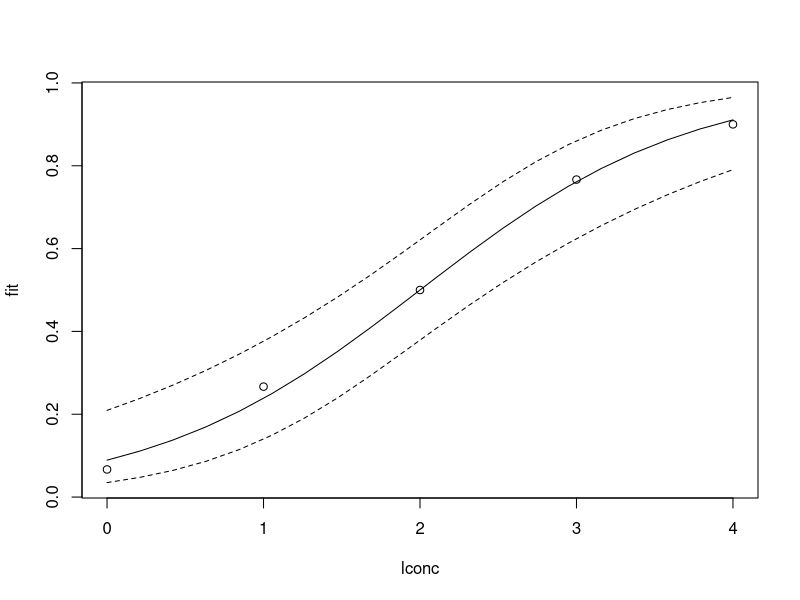

R code for this plot:
library(locfit)


### Name: scb
### Title: Simultaneous Confidence Bands
### Aliases: scb
### Keywords: smooth

### ** Examples

# corrected confidence bands for a linear logistic model
data(insect)
fit <- scb(deaths~lp(lconc,deg=1), type=4, w=nins,
           data=insect,family="binomial",kern="parm")
plot(fit)
